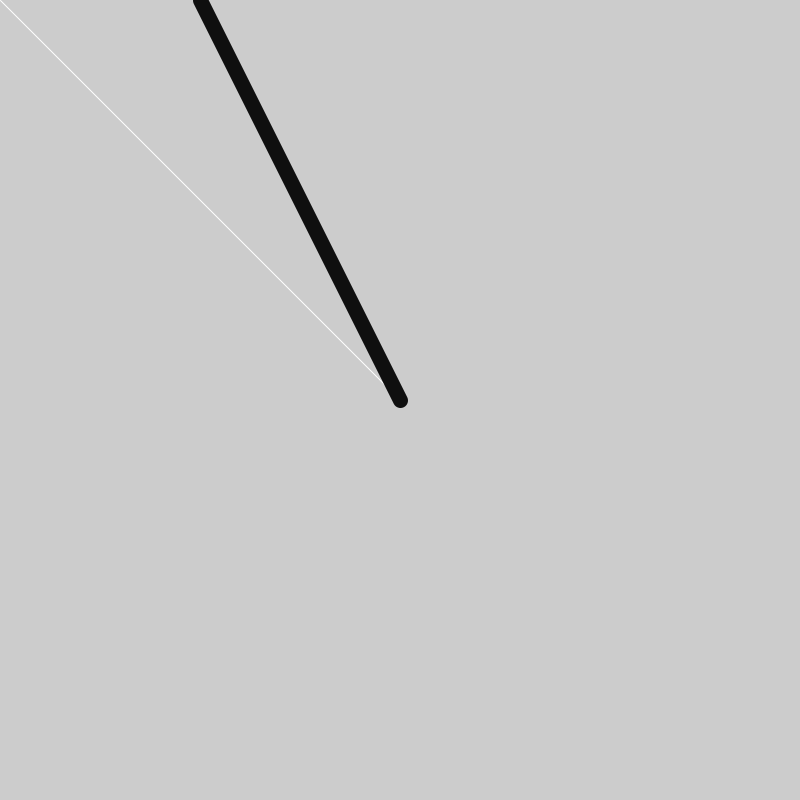
Frame 1 (no input)
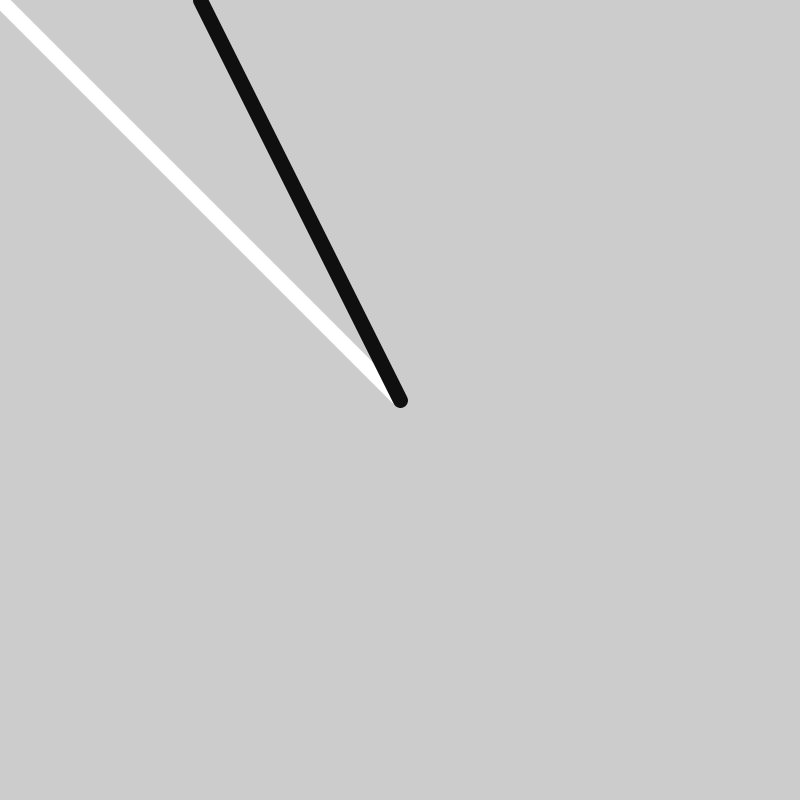
Frame 60 (the mouse pressed at the canvas centre just before this capture)
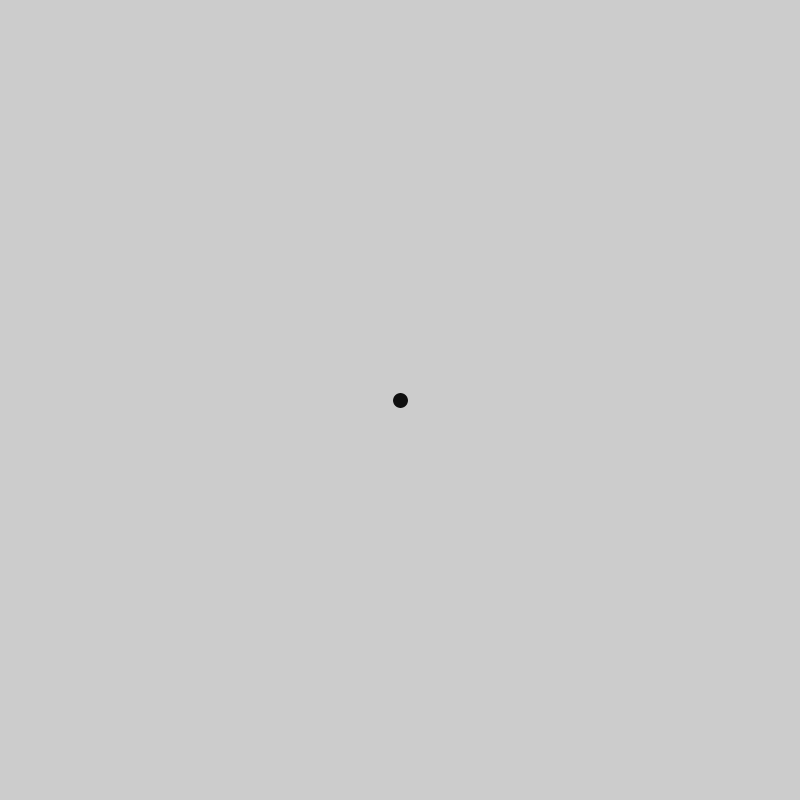
Frame 120 (the mouse held since frame 60 and released just before this capture)

The Processing sketch that drew these frames (run headless with seeded random() and noise(); from frame 60 on, the mouse is pressed at the canvas centre):

// Processing sketch: code_05_15
// ── code_05_15.pde
void setup(){
  size(800, 800);
}

void draw(){
  background(204);
  stroke(255);
  line(width/2, height/2, mouseX, mouseY);
  stroke(15);
  strokeWeight(15);
  float mx = map(mouseX, 0, width, 200, 600);
  line(width/2, height/2, mx, mouseY);
}
